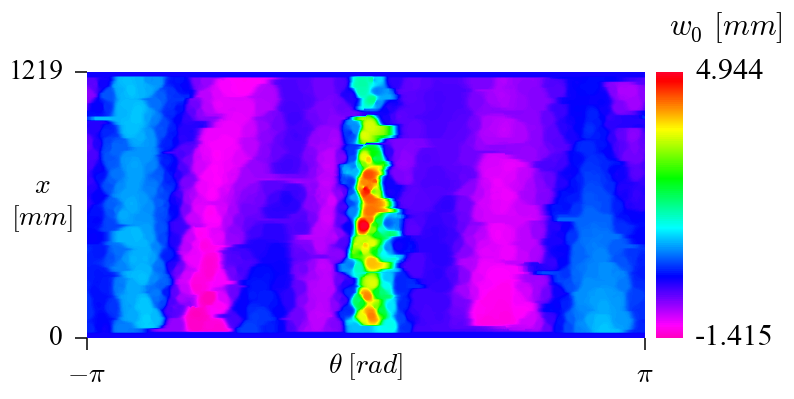

Here is the Python script that generated this plot:
import numpy as np
from numpy import pi
import matplotlib.cm as cm
import matplotlib.pyplot as plt

plt.rcParams['axes.labelsize'] = 9.
plt.rcParams['font.size'] = 9.

method = 'inv_weighted'

name = 'tmp'
path = 'tmp_inv_weighted.txt'

nz = 180
nt = 560

R = 407.168

#cmap = cm.jet
cmap = cm.gist_rainbow_r

theta, z, w0 = np.loadtxt(path, unpack=True)

fig = plt.figure(figsize=(3.5, 3.5), dpi=220)
levels = np.linspace(w0.min(), w0.max(), 400)
contour = plt.contourf(theta.reshape(nz, nt)*R, z.reshape(nz, nt),
        w0.reshape(nz, nt), levels=levels, cmap=cmap)

ax = plt.gca()
ax.xaxis.set_ticks_position('bottom')
ax.yaxis.set_ticks_position('left')
ax.spines['top'].set_visible(False)
ax.spines['right'].set_visible(False)
ax.spines['bottom'].set_visible(False)
ax.spines['left'].set_visible(False)

ax.set_aspect('equal')
ax.xaxis.set_ticks([-pi*R, pi*R])
ax.xaxis.set_ticklabels([r'$-\pi$', r'$\pi$'])
ax.set_xlabel(r'$\theta$ $[rad]$', ha='center', va='center')
ax.xaxis.labelpad=-7

ax.yaxis.set_ticks([0, 1219.2])
ax.set_ylabel('$x$\n$[mm]$', rotation='horizontal', ha='center',
        va='center')
ax.yaxis.labelpad=-10

colorbar=True
if colorbar:
    from mpl_toolkits.axes_grid1 import make_axes_locatable

    fsize = 10
    cbar_nticks = 2
    divider = make_axes_locatable(ax)
    cax = divider.append_axes('right', size='5%', pad=0.05)
    cbarticks = np.linspace(w0.min(), w0.max(), cbar_nticks)
    cbar = plt.colorbar(contour, ticks=cbarticks, format='%1.3f',
                        cax=cax, cmap=cmap)
    cax.text(0.5, 1.1, '$w_0$ $[mm]$', ha='left', va='bottom',
            fontsize=fsize)
    cbar.outline.remove()
    cbar.ax.tick_params(labelsize=fsize, pad=0., tick2On=False)

fig.savefig('plot_inv_weighted.png', transparent=True,
                  bbox_inches='tight', pad_inches=0.05, dpi=220)


